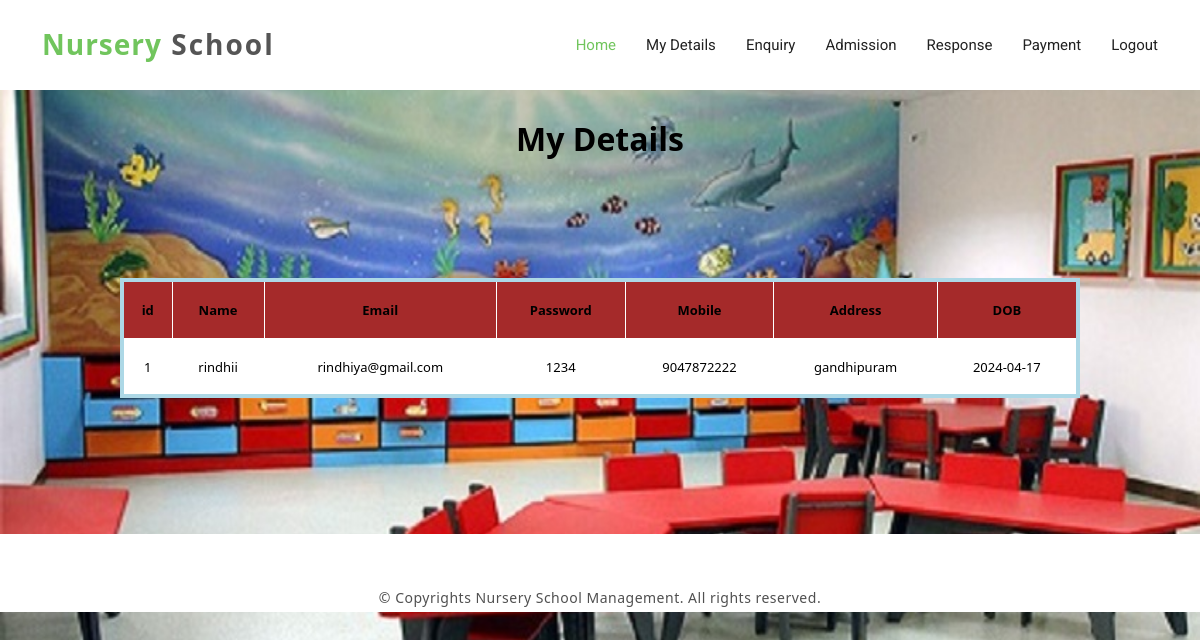
Page /mydetails.php (signed in) on the committed database.
### tables this page shows
CREATE TABLE IF NOT EXISTS `user` (
  `id` int(50) NOT NULL AUTO_INCREMENT,
  `name` varchar(50) NOT NULL,
  `email` varchar(50) NOT NULL,
  `password` varchar(50) NOT NULL,
  `mobile` varchar(50) NOT NULL,
  `address` varchar(50) NOT NULL,
  `dat` varchar(50) NOT NULL,
  PRIMARY KEY (`id`)
);

### mydetails.php (the view, shortened to what this page needs)
<?php
include('userheader.php');
include('style.php');
?>
<form method="post">
    <div>
        <br>
        <br>
        <br>
        <br>
        <br>
        <h2 align="center">My Details</h2>
        <table border="2" cellspacing="6" class="displaycontent" width="1000" height="120" style="border:4px solid lightblue;" align="center">
            <tr>
                <th bgcolor=white><font color=black size=2>id</font></th>
                <th bgcolor=white><font color=black size=2>Name</font></th>
                 	<th bgcolor=white><font color=black size=2>Email</font></th>
                <th bgcolor=white><font color=black size=2>Password</font></th>
			  <th bgcolor=white><font color=black size=2>Mobile</font></th>
                <th bgcolor=white><font color=black size=2>Address</font></th>
                <th bgcolor=white><font color=black size=2>DOB </font></th>
            </tr>
            <br><br>
            <br>
            <br>
            <br>
            <?php
            $query = "SELECT * FROM user WHERE name='" . $_SESSION['login_user'] . "'";
            $result = mysql_query($query) or die(mysql_error());
            while ($row = mysql_fetch_assoc($result)) {
            ?>
                <tr>
                    <td bgcolor=white><font color=black size=2><?php echo $row['id']; ?></font></td>
                    <td bgcolor=white><font color=black size=2><?php echo $row['name']; ?></font></td>
				   <td bgcolor=white><font color=black size=2><?php echo $row['email']; ?></font></td>
					 <td bgcolor=white><font color=black size=2><?php echo $row['password']; ?></font></td>
             	 <td bgcolor=white><font color=black size=2><?php echo $row['mobile']; ?></font></td>
                    <td bgcolor=white><font color=black size=2><?php echo $row['address']; ?></font></td>
              <td bgcolor=white><font color=black size=2><?php echo $row['dat']; ?></font></td>
                </tr>
            <?php }  ?>
        </table>
    </div>
</form>
<br>
<br>
<br>
<br>
<br>
<?php
include('footer.php');
?>

### assets/css/style.css (style rules this page uses)
body { background-color: #fff; color: #333; }
h1, h2, h3, h4, h5, h6 { margin: 0; }
h2 { color: #000; font-weight: 600; }

### mydetails.php (style rules this page uses)
body { background-image: url('us.jpg'); background-repeat: no-repeat; background-attachment: fixed; background-size: 100% 100%; color: white; }
h2 { text-align: center; }
table { width: 80%; margin: 0 auto; border-collapse: collapse; border: 2px solid lightblue; }
th, td { border: 1px solid white; padding: 8px; text-align: center; font-size: 16px; }
th { background-color: brown; color: black; }
tr:nth-child(even) { background-color: #444; }
tr:nth-child(odd) { background-color: #222; }

### rows in the picture
user: id "1", name "rindhii", email "rindhiya@gmail.com", password "1234", mobile "9047872222", address "gandhipuram", dat "2024-04-17"
